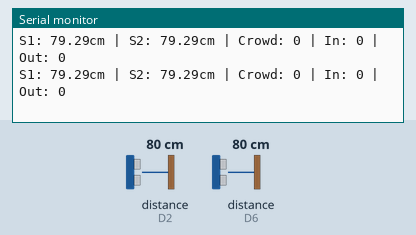
Simulated run of this sketch. Board: ESP8266 (NodeMCU). Parts: the last lines printed to the serial monitor. Wiring (inferred from the names in the program): 2 × ultrasonic range finder: trigger D1, echo D2 / trigger D5, echo D6. The inputs (shaded band) are chosen by the test bench; at power-on: distance to the obstacle (sensors on D2, D6) 80 cm. The echo pulse lasts 58.3 µs per cm; WiFi joins after 1.5 s; servers stay silent unless stated; the local clock reads 2024-03-15 10:24:30 at power-on unless the sketch sets it; not simulated (calls return 0 or success): credentials.h.

Above: at 5.7 s.
5.8 s: distance to the obstacle (sensor on D2) set to 23 cm
At 5.84 s:
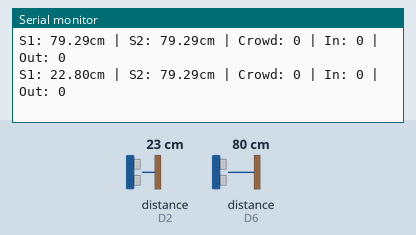
7.3 s: distance to the obstacle (sensor on D2) set to 19 cm
At 8.74 s:
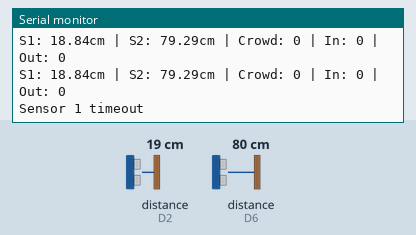
Timing chart, 0 to 10.3 s (numbered marks = the images above; inputs shaded):
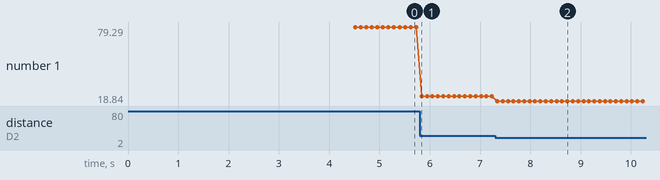

The sketch:

crowd_count.ino
```cpp
#include <ESP8266WiFi.h>
#include <FirebaseESP8266.h>
#include "time.h"
#include "credentials.h"

// --- Network Configuration ---
IPAddress dns(8, 8, 8, 8); // Google's public DNS

// --- NTP Time Configuration ---
const char* ntpServer = "pool.ntp.org";
const long gmtOffset_sec = 19800; // IST UTC+5:30
const int daylightOffset_sec = 0;

// --- Firebase Objects ---
FirebaseData fbdo;
FirebaseConfig config;
FirebaseAuth auth;

// --- Sensor Pins ---
const int trig_pin_1 = D1;
const int echo_pin_1 = D2;
const int trig_pin_2 = D5;
const int echo_pin_2 = D6;

// --- Detection Parameters ---
const int DETECTION_THRESHOLD = 20;
const unsigned long MIN_SEQUENCE_TIME = 30;
const unsigned long MAX_SEQUENCE_TIME = 1300;

// --- People Counting Variables ---
int crowd = 0;
int peopleIn = 0;
int peopleOut = 0;

// --- Hourly Tracking ---
int lastPeopleIn = 0;
int lastPeopleOut = 0;
int peopleInLastHour = 0;
int peopleOutLastHour = 0;
int lastHourChecked = -1;
bool timeInitialized = false;

// --- Sensor States ---
bool sensor1_active = false;
bool sensor2_active = false;
unsigned long sensor1_time = 0;
unsigned long sensor2_time = 0;

void setup() {
  Serial.begin(115200);
  Serial.println("Starting Crowd Counter...");

  pinMode(echo_pin_1, INPUT);
  pinMode(trig_pin_1, OUTPUT);
  pinMode(echo_pin_2, INPUT);
  pinMode(trig_pin_2, OUTPUT);

  // Wi-Fi Connect
  WiFi.config(IPAddress(0,0,0,0), IPAddress(0,0,0,0), IPAddress(0,0,0,0), dns);
  WiFi.begin(WIFI_SSID, WIFI_PASSWORD);
  Serial.print("Connecting to WiFi");
  while (WiFi.status() != WL_CONNECTED) {
    delay(500);
    Serial.print(".");
  }
  Serial.println("\nConnected to WiFi");
  Serial.print("IP address: ");
  Serial.println(WiFi.localIP());

  delay(1000);

  // --- Firebase Setup (Fixed to match working version) ---
  Serial.println("Initializing Firebase...");

  // Clean the host URL
  String host = FIREBASE_HOST;
  if (host.startsWith("https://")) {
    host = host.substring(8);
  }
  if (host.endsWith("/")) {
    host = host.substring(0, host.length() - 1);
  }

  // Use the working configuration from your old code
  config.host = host.c_str();
  config.database_url = host.c_str();
  config.signer.tokens.legacy_token = FIREBASE_AUTH; // Use only legacy token

  // Empty auth credentials (legacy token handles authentication)
  auth.user.email = "";
  auth.user.password = "";

  Firebase.begin(&config, &auth);
  Firebase.reconnectWiFi(true);
  fbdo.setResponseSize(1024);

  Serial.println("Firebase initialized.");

  // Initialize time (non-blocking approach)
  Serial.println("Initializing time...");
  configTime(gmtOffset_sec, daylightOffset_sec, ntpServer);

  // Don't block on time sync - we'll check later
  delay(2000);

  struct tm timeinfo;
  if (getLocalTime(&timeinfo)) {
    Serial.println("Time synced successfully.");
    timeInitialized = true;
    lastHourChecked = timeinfo.tm_hour;
  } else {
    Serial.println("Time sync failed, will retry later.");
    timeInitialized = false;
  }
}

float readDistance(int trigPin, int echoPin) {
  digitalWrite(trigPin, LOW);
  delayMicroseconds(2);
  digitalWrite(trigPin, HIGH);
  delayMicroseconds(10);
  digitalWrite(trigPin, LOW);
  float timing = pulseIn(echoPin, HIGH, 25000);
  if (timing == 0) return 999;
  return (timing * 0.034) / 2;
}

void updateFirebaseLive() {
  String basePath = "/peoplecrowd";
  Serial.println("Updating Firebase...");

  // Remove Firebase.ready() check that was causing issues
  if (Firebase.setInt(fbdo, basePath + "/crowd", crowd)) {
    Serial.println("Crowd updated successfully.");
  } else {
    Serial.print("Firebase Error (crowd): ");
    Serial.println(fbdo.errorReason());
  }

  if (Firebase.setInt(fbdo, basePath + "/peopleIn", peopleIn)) {
    Serial.println("PeopleIn updated successfully.");
  } else {
    Serial.print("Firebase Error (peopleIn): ");
    Serial.println(fbdo.errorReason());
  }

  if (Firebase.setInt(fbdo, basePath + "/peopleOut", peopleOut)) {
    Serial.println("PeopleOut updated successfully.");
  } else {
    Serial.print("Firebase Error (peopleOut): ");
    Serial.println(fbdo.errorReason());
  }

  if (Firebase.setInt(fbdo, basePath + "/peopleInLastHour", peopleInLastHour)) {
    Serial.println("PeopleInLastHour updated successfully.");
  } else {
    Serial.print("Firebase Error (peopleInLastHour): ");
    Serial.println(fbdo.errorReason());
  }

  if (Firebase.setInt(fbdo, basePath + "/peopleOutLastHour", peopleOutLastHour)) {
    Serial.println("PeopleOutLastHour updated successfully.");
  } else {
    Serial.print("Firebase Error (peopleOutLastHour): ");
    Serial.println(fbdo.errorReason());
  }

  // Use millis() for timestamp instead of Firebase.setTimestamp
  if (Firebase.setInt(fbdo, basePath + "/lastUpdate", millis())) {
    Serial.println("Timestamp updated successfully.");
  } else {
    Serial.print("Firebase Error (timestamp): ");
    Serial.println(fbdo.errorReason());
  }
}

void checkHourlyWindow() {
  // Check if time is initialized first
  if (!timeInitialized) {
    struct tm timeinfo;
    if (getLocalTime(&timeinfo)) {
      timeInitialized = true;
      lastHourChecked = timeinfo.tm_hour;
      Serial.println("Time sync completed in main loop.");
      return;
    } else {
      // Skip hourly check if time isn't available yet
      return;
    }
  }

  struct tm timeinfo;
  if (!getLocalTime(&timeinfo)) {
    Serial.println("Time fetch failed.");
    return;
  }

  if (timeinfo.tm_hour != lastHourChecked) {
    Serial.printf("New hour: %d → %d\n", lastHourChecked, timeinfo.tm_hour);

    peopleInLastHour = peopleIn - lastPeopleIn;
    peopleOutLastHour = peopleOut - lastPeopleOut;

    time_t now;
    time(&now);
    now -= 3600; // Get previous hour
    struct tm* prevHour = localtime(&now);

    char datePath[11]; // YYYY-MM-DD
    strftime(datePath, sizeof(datePath), "%Y-%m-%d", prevHour);

    char hourPath[3]; // HH
    strftime(hourPath, sizeof(hourPath), "%H", prevHour);

    String firebasePath = "/hourlyData/" + String(datePath) + "/" + String(hourPath);
    Serial.println("Saving hourly data to: " + firebasePath);

    FirebaseJson json;
    json.set("in", peopleInLastHour);
    json.set("out", peopleOutLastHour);
    json.set("net", crowd);

    if (Firebase.set(fbdo, firebasePath, json)) {
      Serial.println("Hourly data saved successfully.");
    } else {
      Serial.print("Hourly data save failed: ");
      Serial.println(fbdo.errorReason());
    }

    lastPeopleIn = peopleIn;
    lastPeopleOut = peopleOut;
    lastHourChecked = timeinfo.tm_hour;

    updateFirebaseLive();
  }
}

void loop() {
  checkHourlyWindow();

  float distance_1 = readDistance(trig_pin_1, echo_pin_1);
  float distance_2 = readDistance(trig_pin_2, echo_pin_2);

  // Add debug output like your working version
  Serial.print("S1: ");
  Serial.print(distance_1);
  Serial.print("cm | S2: ");
  Serial.print(distance_2);
  Serial.print("cm | Crowd: ");
  Serial.print(crowd);
  Serial.print(" | In: ");
  Serial.print(peopleIn);
  Serial.print(" | Out: ");
  Serial.println(peopleOut);

  if (distance_1 <= DETECTION_THRESHOLD && !sensor1_active) {
    sensor1_active = true;
    sensor1_time = millis();
    Serial.println("Sensor 1 triggered");
  }

  if (distance_2 <= DETECTION_THRESHOLD && !sensor2_active) {
    sensor2_active = true;
    sensor2_time = millis();
    Serial.println("Sensor 2 triggered");
  }

  if (sensor1_active && sensor2_active) {
    unsigned long time_diff = abs((long)sensor2_time - (long)sensor1_time);

    if (time_diff >= MIN_SEQUENCE_TIME && time_diff <= MAX_SEQUENCE_TIME) {
      if (sensor1_time < sensor2_time) {
        crowd++;
        peopleIn++;
        Serial.println("Valid sequence 1->2 (Person entered)");
      } else {
        crowd--;
        peopleOut++;
        Serial.println("Valid sequence 2->1 (Person exited)");
      }

      updateFirebaseLive();
      sensor1_active = false;
      sensor2_active = false;
    } else if (time_diff > MAX_SEQUENCE_TIME) {
      if (sensor1_time < sensor2_time) sensor1_active = false;
      else sensor2_active = false;
      Serial.println("Sequence timeout - resetting earlier sensor");
    }
  }

  // Reset sensors when no longer detecting
  if (sensor1_active && distance_1 > DETECTION_THRESHOLD) {
    sensor1_active = false;
    Serial.println("Sensor 1 reset - no detection");
  }

  if (sensor2_active && distance_2 > DETECTION_THRESHOLD) {
    sensor2_active = false;
    Serial.println("Sensor 2 reset - no detection");
  }

  // Timeout reset
  if (sensor1_active && (millis() - sensor1_time) > MAX_SEQUENCE_TIME) {
    sensor1_active = false;
    Serial.println("Sensor 1 timeout");
  }

  if (sensor2_active && (millis() - sensor2_time) > MAX_SEQUENCE_TIME) {
    sensor2_active = false;
    Serial.println("Sensor 2 timeout");
  }

  delay(100); // Use same delay as working version
}
```

Measured:
- the behaviour switches between 21 and 20 cm on distance to the obstacle (sensor on D2) (found by bisection; images 1 and 2)
- after the input at 5.8 s, the serial monitor: prints a new line at once (image 1)
- after the input at 7.3 s, the serial monitor: prints a new line at once (image 2)
- plotted number 1: 79.29 → 22.8 after the input at 5.8 s, 22.8 → 18.84 after the input at 7.3 s
